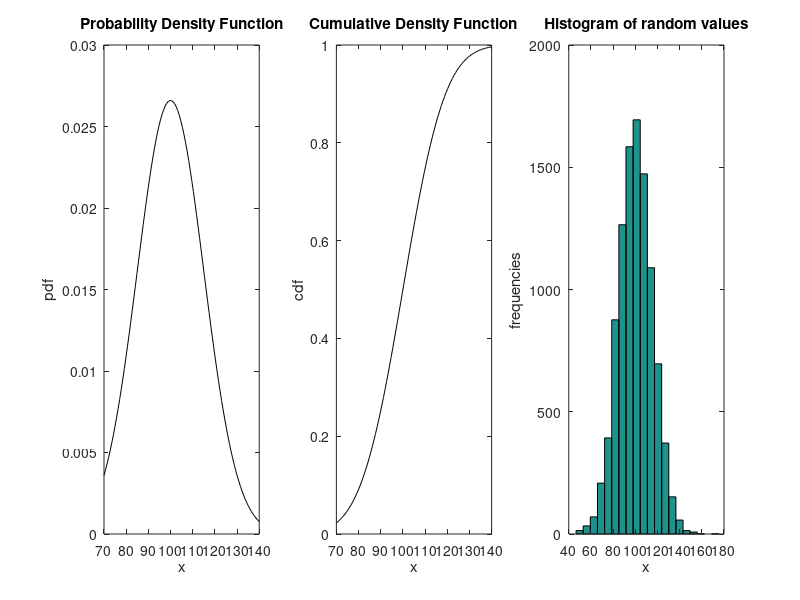

Recreate this plot in MATLAB.
% Code exploring the normal distribution

mu = 100; % mean
sigma = 15; % sd
xmin = 70; % min for pdf and cdf plot
xmax = 140; % max for plot
n = 100; % number of points on the plot
k = 10000 % number of samples for histogram

% create a set of values from xmin to xmax
x = linspace (xmin, xmax, n)
p = normpdf (x, mu, sigma) % pdf
c = normcdf (x, mu, sigma) % cdf

figure (1); clf;

subplot (1, 3, 1);
plot (x, p, 'k-');
xlabel ('x'); ylabel ('pdf');
title ('Probability Density Function');

subplot (1, 3, 2);
plot (x, c, 'k-');
xlabel ('x'); ylabel ('cdf');
title ('Cumulative Density Function');

% draw k random numbers from a N (mu, sigma) distribution
y = normrnd(mu, sigma, k, 1);

subplot (1,3,3);
hist(y, 20);
xlabel ('x'); ylabel ('frequencies');
title ('Histogram of random values');